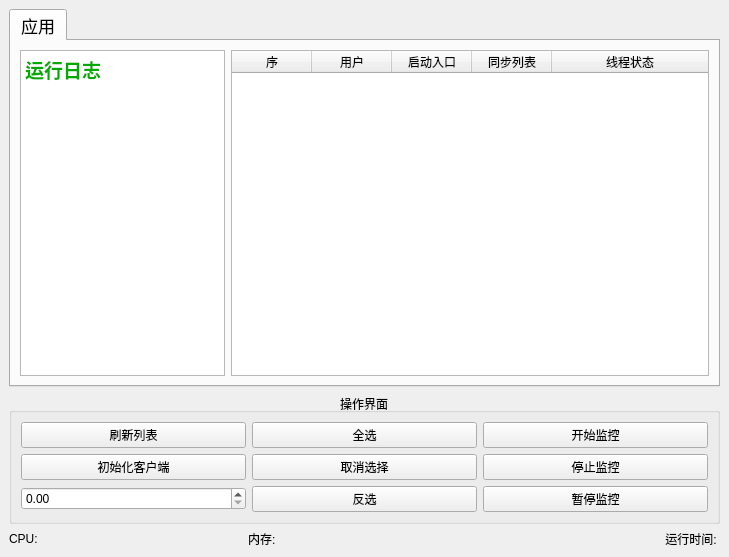
<?xml version="1.0" encoding="UTF-8"?>
<ui version="4.0">
 <class>MainWindow</class>
 <widget class="QMainWindow" name="MainWindow">
  <property name="geometry">
   <rect>
    <x>0</x>
    <y>0</y>
    <width>729</width>
    <height>557</height>
   </rect>
  </property>
  <property name="windowTitle">
   <string>辅助</string>
  </property>
  <property name="autoFillBackground">
   <bool>false</bool>
  </property>
  <widget class="QWidget" name="centralwidget">
   <layout class="QVBoxLayout" name="verticalLayout_3">
    <item>
     <layout class="QVBoxLayout" name="verticalLayout_2" stretch="9,1,0">
      <item>
       <widget class="QTabWidget" name="tabWidget">
        <property name="enabled">
         <bool>true</bool>
        </property>
        <property name="font">
         <font>
          <pointsize>13</pointsize>
         </font>
        </property>
        <property name="currentIndex">
         <number>0</number>
        </property>
        <widget class="QWidget" name="tab">
         <attribute name="title">
          <string>应用</string>
         </attribute>
         <layout class="QGridLayout" name="gridLayout_2">
          <item row="0" column="0">
           <layout class="QHBoxLayout" name="horizontalLayout" stretch="3,7">
            <item>
             <widget class="QTextBrowser" name="text_console">
              <property name="font">
               <font>
                <pointsize>14</pointsize>
               </font>
              </property>
              <property name="html">
               <string>&lt;!DOCTYPE HTML PUBLIC &quot;-//W3C//DTD HTML 4.0//EN&quot; &quot;http://www.w3.org/TR/REC-html40/strict.dtd&quot;&gt;
&lt;html&gt;&lt;head&gt;&lt;meta name=&quot;qrichtext&quot; content=&quot;1&quot; /&gt;&lt;style type=&quot;text/css&quot;&gt;
p, li { white-space: pre-wrap; }
&lt;/style&gt;&lt;/head&gt;&lt;body style=&quot; font-family:'Sans Serif'; font-size:14pt; font-weight:400; font-style:normal;&quot;&gt;
&lt;p style=&quot; margin-top:0px; margin-bottom:0px; margin-left:0px; margin-right:0px; -qt-block-indent:0; text-indent:0px;&quot;&gt;&lt;span style=&quot; font-weight:600; color:#00aa00;&quot;&gt;运行日志&lt;/span&gt;&lt;span style=&quot; font-size:10pt; color:#00aa00;&quot;&gt; &lt;/span&gt;&lt;/p&gt;
&lt;p style=&quot;-qt-paragraph-type:empty; margin-top:0px; margin-bottom:0px; margin-left:0px; margin-right:0px; -qt-block-indent:0; text-indent:0px; font-size:10pt; color:#00aa00;&quot;&gt;&lt;br /&gt;&lt;/p&gt;&lt;/body&gt;&lt;/html&gt;</string>
              </property>
             </widget>
            </item>
            <item>
             <widget class="QTableWidget" name="table_script">
              <property name="font">
               <font>
                <pointsize>9</pointsize>
               </font>
              </property>
              <property name="lineWidth">
               <number>0</number>
              </property>
              <property name="alternatingRowColors">
               <bool>true</bool>
              </property>
              <property name="selectionMode">
               <enum>QAbstractItemView::MultiSelection</enum>
              </property>
              <property name="selectionBehavior">
               <enum>QAbstractItemView::SelectRows</enum>
              </property>
              <property name="textElideMode">
               <enum>Qt::ElideRight</enum>
              </property>
              <property name="showGrid">
               <bool>true</bool>
              </property>
              <property name="gridStyle">
               <enum>Qt::SolidLine</enum>
              </property>
              <property name="sortingEnabled">
               <bool>true</bool>
              </property>
              <attribute name="horizontalHeaderVisible">
               <bool>true</bool>
              </attribute>
              <attribute name="horizontalHeaderCascadingSectionResizes">
               <bool>false</bool>
              </attribute>
              <attribute name="horizontalHeaderMinimumSectionSize">
               <number>15</number>
              </attribute>
              <attribute name="horizontalHeaderDefaultSectionSize">
               <number>80</number>
              </attribute>
              <attribute name="horizontalHeaderHighlightSections">
               <bool>true</bool>
              </attribute>
              <attribute name="horizontalHeaderStretchLastSection">
               <bool>true</bool>
              </attribute>
              <attribute name="verticalHeaderVisible">
               <bool>false</bool>
              </attribute>
              <attribute name="verticalHeaderMinimumSectionSize">
               <number>15</number>
              </attribute>
              <column>
               <property name="text">
                <string>序</string>
               </property>
               <property name="textAlignment">
                <set>AlignCenter</set>
               </property>
              </column>
              <column>
               <property name="text">
                <string>用户</string>
               </property>
               <property name="textAlignment">
                <set>AlignCenter</set>
               </property>
              </column>
              <column>
               <property name="text">
                <string>启动入口</string>
               </property>
               <property name="textAlignment">
                <set>AlignCenter</set>
               </property>
              </column>
              <column>
               <property name="text">
                <string>同步列表</string>
               </property>
               <property name="textAlignment">
                <set>AlignCenter</set>
               </property>
              </column>
              <column>
               <property name="text">
                <string>线程状态</string>
               </property>
               <property name="textAlignment">
                <set>AlignCenter</set>
               </property>
              </column>
             </widget>
            </item>
           </layout>
          </item>
         </layout>
        </widget>
       </widget>
      </item>
      <item>
       <widget class="QGroupBox" name="groupBox_2">
        <property name="title">
         <string>操作界面</string>
        </property>
        <property name="alignment">
         <set>Qt::AlignCenter</set>
        </property>
        <layout class="QGridLayout" name="gridLayout_5">
         <item row="0" column="1">
          <widget class="QPushButton" name="btn_refresh_table">
           <property name="text">
            <string>刷新列表</string>
           </property>
          </widget>
         </item>
         <item row="2" column="2">
          <widget class="QPushButton" name="btn_select_invert">
           <property name="text">
            <string>反选</string>
           </property>
          </widget>
         </item>
         <item row="1" column="1">
          <widget class="QPushButton" name="btn_init_client">
           <property name="text">
            <string>初始化客户端</string>
           </property>
          </widget>
         </item>
         <item row="0" column="2">
          <widget class="QPushButton" name="btn_select_all">
           <property name="text">
            <string>全选</string>
           </property>
          </widget>
         </item>
         <item row="1" column="2">
          <widget class="QPushButton" name="btn_select_cancel">
           <property name="text">
            <string>取消选择</string>
           </property>
          </widget>
         </item>
         <item row="1" column="3">
          <widget class="QPushButton" name="btn_stop_script">
           <property name="text">
            <string>停止监控</string>
           </property>
          </widget>
         </item>
         <item row="0" column="3">
          <widget class="QPushButton" name="btn_startup_script">
           <property name="text">
            <string>开始监控</string>
           </property>
          </widget>
         </item>
         <item row="2" column="3">
          <widget class="QPushButton" name="btn_pause_script">
           <property name="text">
            <string>暂停监控</string>
           </property>
          </widget>
         </item>
         <item row="2" column="1">
          <widget class="QDoubleSpinBox" name="spinbox_price">
           <property name="singleStep">
            <double>0.010000000000000</double>
           </property>
          </widget>
         </item>
        </layout>
       </widget>
      </item>
      <item>
       <layout class="QGridLayout" name="gridLayout" columnstretch="0,0,0">
        <item row="0" column="1">
         <widget class="QLabel" name="lab_mem">
          <property name="text">
           <string>内存: </string>
          </property>
         </widget>
        </item>
        <item row="0" column="2">
         <widget class="QLabel" name="lab_run_time">
          <property name="text">
           <string>运行时间: </string>
          </property>
          <property name="alignment">
           <set>Qt::AlignRight|Qt::AlignTrailing|Qt::AlignVCenter</set>
          </property>
         </widget>
        </item>
        <item row="0" column="0">
         <widget class="QLabel" name="lab_cpu">
          <property name="text">
           <string>CPU: </string>
          </property>
         </widget>
        </item>
       </layout>
      </item>
     </layout>
    </item>
   </layout>
  </widget>
  <widget class="QMenuBar" name="menuBar">
   <property name="geometry">
    <rect>
     <x>0</x>
     <y>0</y>
     <width>729</width>
     <height>21</height>
    </rect>
   </property>
  </widget>
 </widget>
 <resources/>
 <connections/>
</ui>
